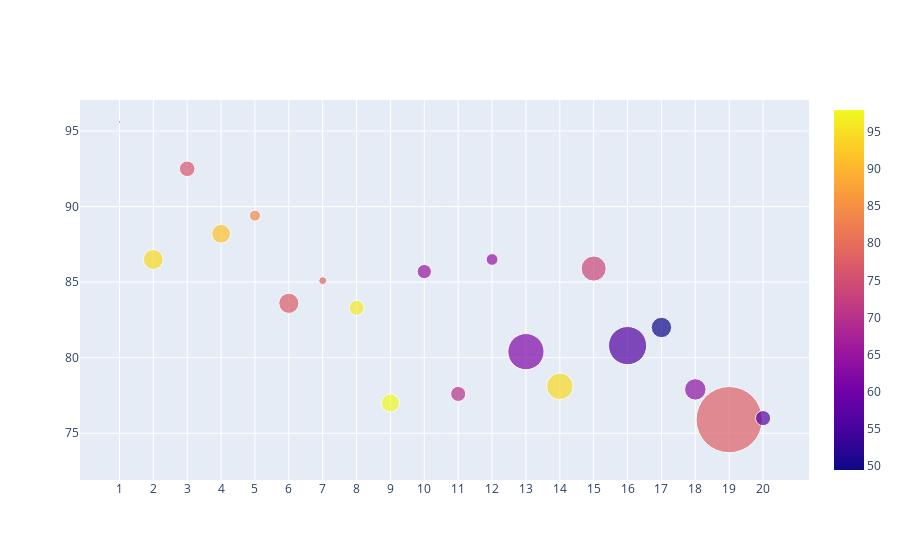

This figure's notebook cell:
### Markdown cell above
# BUBBLE CHARTS

* Visualize university world rank (first 20) VS teaching score with number of students(size) and international score (color) in 2016

### Code cell
# Preparation data:
df2016=timesDF[timesDF.year==2016].iloc[:20,:]

num_students_size= [float(each.replace(",",".")) for each in df2016.num_students]
international_color=[float(each) for each in df2016.international]

data=[
    {
        "x":df2016.world_rank,
        "y":df2016.teaching,
        "mode":"markers",
        "marker": {
            "color":international_color,
            "size":num_students_size,
            "showscale":True
        },
        "text":df2016.university_name
    }
]
iplot(data)

### Figure 1 — Plotly figure (JSON) as saved in the notebook; plotly's stock layout.template omitted (floating-point values rounded to 4 significant figures)
{"data": [{"marker": {"color": [64, 94.4, 76.3, 91.5, 84, 77.2, 78.5, 96, 97.9, 65, 70, 64.3, 61.9, 94.4, 73.5, 56.4, 49.5, 63.9, 77.8, 56.5], "showscale": true, "size": [2.243, 19.92, 15.6, 18.81, 11.07, 20.15, 7.929, 15.06, 18.18, 14.22, 15.13, 11.75, 36.19, 26.61, 25.05, 38.21, 20.38, 21.42, 66.2, 15.17]}, "mode": "markers", "text": ["California Institute of Technology", "University of Oxford", "Stanford University", "University of Cambridge", "Massachusetts Institute of Technology", "Harvard University", "Princeton University", "Imperial College London", "ETH Zurich – Swiss Federal Institute of Technology Zurich", "University of Chicago", "Johns Hopkins University", "Yale University", "University of California, Berkeley", "University College London", "Columbia University", "University of California, Los Angeles", "University of Pennsylvania", "Cornell University", "University of Toronto", "Duke University"], "type": "scatter", "x": ["1", "2", "3", "4", "5", "6", "7", "8", "9", "10", "11", "12", "13", "14", "15", "16", "17", "18", "19", "20"], "y": [95.6, 86.5, 92.5, 88.2, 89.4, 83.6, 85.1, 83.3, 77, 85.7, 77.6, 86.5, 80.4, 78.1, 85.9, 80.8, 82, 77.9, 75.9, 76]}], "layout": {}}
